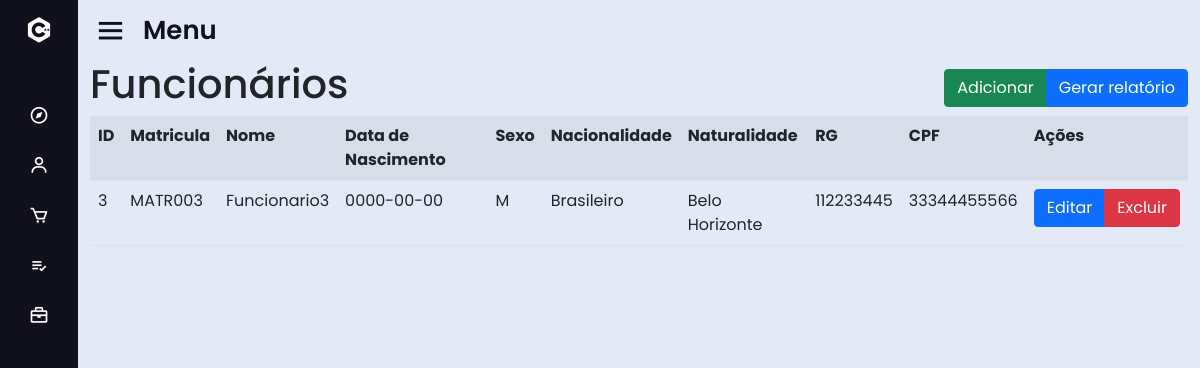
Page /sislogin/dashboard.php?page=lista_func.php (signed in) on the committed database.
### tables this page shows
CREATE TABLE `funcionario` (
  `id_func` int(11) NOT NULL,
  `matricula_func` varchar(255) NOT NULL,
  `nome_func` varchar(255) NOT NULL,
  `estado_civil_func` varchar(50) NOT NULL,
  `dt_nasc_func` date NOT NULL,
  `sexo_func` varchar(10) NOT NULL,
  `nac_func` varchar(50) NOT NULL,
  `nat_func` varchar(50) NOT NULL,
  `nome_pai` varchar(255) NOT NULL,
  `nome_mae` varchar(255) NOT NULL,
  `esc_func` varchar(255) NOT NULL,
  `rg_func` varchar(20) NOT NULL,
  `cpf_func` varchar(20) NOT NULL
);

### sislogin/base/lista_func.php (the view)
<div class="container ">
    <div class="d-flex justify-content-between d-flex align-items-center">
        <h1>Funcionários</h1>
        <div class="btn-group d-flex justify-content-center ">
            <a href="dashboard.php?page=add_func.php" class="btn btn-success">Adicionar</a>
            <a href="base/relatorio/gerar_relatorio.php?tipo=func" class="btn btn-primary">Gerar relatório</a>
        </div>
    </div>
    <table class="table table-striped">
        <tr>
            <th>ID</th>
            <th>Matricula</th>
            <th>Nome</th>
            <th>Data de Nascimento</th>
            <th>Sexo</th>
            <th>Nacionalidade</th>
            <th>Naturalidade</th>
            <th>RG</th>
            <th>CPF</th>
            <th colspan="2">Ações</th>
        </tr>
        <?php
        require_once "conexao.php";
        $sql = "SELECT * FROM funcionario";
        $sql = mysqli_query($conexao, $sql);
        while ($dados = mysqli_fetch_assoc($sql)) {
            echo "<tr>";
            echo "<td>" . $dados['id_func'] . "</td>";
            echo "<td>" . $dados['matricula_func'] . "</td>";
            echo "<td>" . $dados['nome_func'] . "</td>";
            echo "<td>" . $dados['dt_nasc_func'] . "</td>";
            echo "<td>" . $dados['sexo_func'] . "</td>";
            echo "<td>" . $dados['nac_func'] . "</td>";
            echo "<td>" . $dados['nat_func'] . "</td>";
            echo "<td>" . $dados['rg_func'] . "</td>";
            echo "<td>" . $dados['cpf_func'] . "</td>";
            echo "<td><div class='btn-group'><a href='dashboard.php?page=fedit_func.php&id=".$dados['id_func']."' class='btn btn-primary'>Editar</a>";
            echo "<a href='dashboard.php?page=remove.php&tipo=func&id=".$dados['id_func']."' class='btn  btn-danger'>Excluir</a></div></td>";
            echo "</tr>";
        }
        ?>
    </table>
</div>

### sislogin/css/style.css (style rules this page uses)
* { margin: 0; padding: 0; box-sizing: border-box; font-family: 'Poppins', sans-serif; }

### rows in the picture
funcionario: id_func "3", matricula_func "MATR003", nome_func "Funcionario3", dt_nasc_func "0000-00-00", sexo_func "M", nac_func "Brasileiro", nat_func "Belo Horizonte", rg_func "112233445", cpf_func "33344455566"
